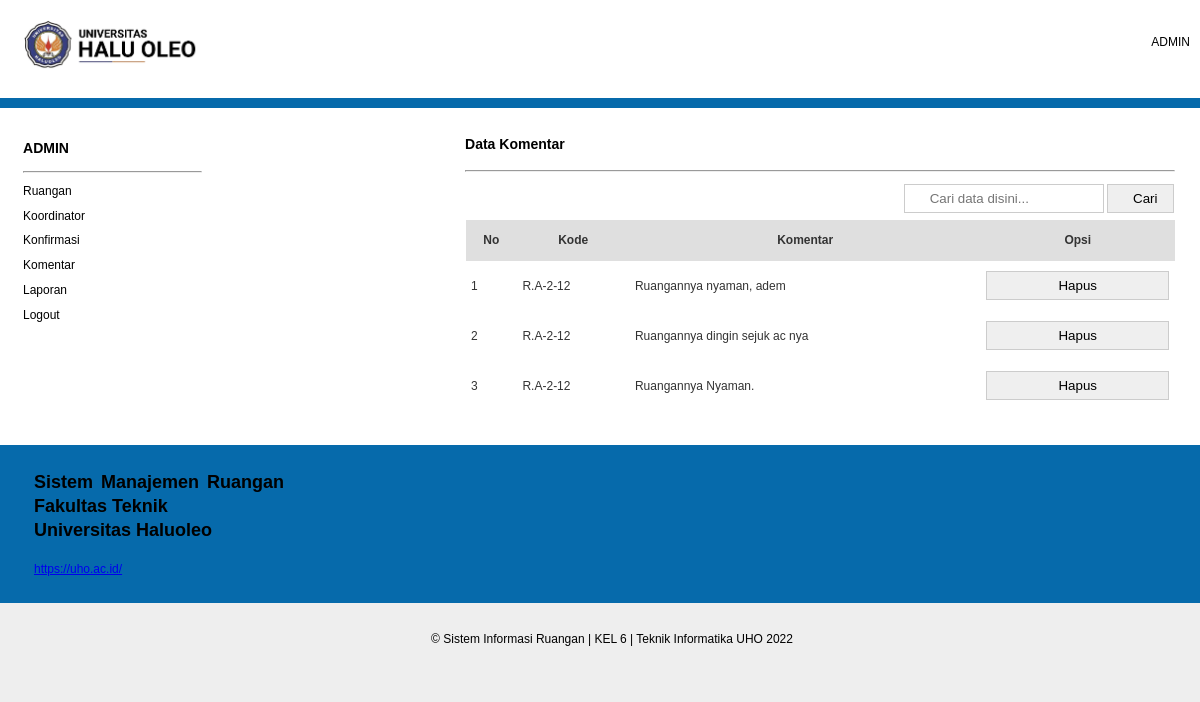
Screenshot of /admin/komentar.php (signed in) with the database file from the repository.
### tables this page shows
CREATE TABLE `user` (
  `id_user` int(30) NOT NULL,
  `email` varchar(100) NOT NULL,
  `password` varchar(100) NOT NULL,
  `nama` varchar(50) NOT NULL,
  `jenis_kelamin` varchar(15) NOT NULL,
  `tempat_lahir` varchar(30) NOT NULL,
  `tanggal_lahir` date NOT NULL,
  `foto` varchar(100) NOT NULL
);

CREATE TABLE `komentar` (
  `id_komentar` int(10) NOT NULL,
  `id_koordinator` varchar(10) NOT NULL,
  `id_ruangan` varchar(10) NOT NULL,
  `komentar` varchar(500) NOT NULL,
  `tanggal` date NOT NULL
);

CREATE TABLE `ruangan` (
  `id_ruangan` int(10) NOT NULL,
  `kode_ruangan` varchar(30) NOT NULL,
  `lantai` varchar(5) NOT NULL,
  `gedung` varchar(50) NOT NULL,
  `fasilitas` text NOT NULL,
  `kondisi` varchar(10) NOT NULL,
  `email` varchar(50) NOT NULL
);

### admin/komentar.php (the view, shortened to what this page needs)
<?php
  include('../include/koneksi.php');
?>
<!DOCTYPE html>
<html>
	<head>
		<link rel="stylesheet" type="text/css" href="../css/style.css">
	</head>
	<body>
		<?php
        	$email = $_SESSION['email'];
        	$sql = mysqli_query($koneksi, "SELECT * FROM user WHERE email='$email'");
        	if(mysqli_num_rows($sql) == 0){
          		header("Location:../index admin.php");
        	}else{
         	 $row = mysqli_fetch_assoc($sql);
        	}
      	?>
		<div class="halaman">
			<header class="header">
				<div class="isi-header">
					<div class="logo">
						<img src="laporan/logo2.png" alt="Logo" style="height:50px;">
					</div>
					<div class="menu-atas">
						<ul>
						<li><a href="#"><?php echo (strtoupper($row['nama'])); ?></a></li>
						</ul>
					</div>
				</div>
			</header>
			<div class="judul">
				<div class="isi-judul"></div>
			</div>
	<?php
      $perhalaman=5;
      $page=(isset($_GET['page']))?(int)$_GET['page']:1;
      $start=($page - 1) * $perhalaman;
  	?>
			<div class="halaman1">
				<div class="isi-halaman">
					<div class="isi">
						<div class="artikel">
							<td class="td2" align="left"><h3>Data Komentar</h3></td>
							<hr>
							<table class="tabel">
								<tr>
									<td class="td2" align="right">
										<form method="get" action="">
											<input type="text" class="kotak" name="cari" style="width: 200px;" placeholder="Cari data disini...">
											<button type="submit" class="kotak" style="width: 67px;">Cari</button>
										</form>
									</td>
							</table>
							<table class="tabel">
								<tr class="tr1">
									<th class="th1">No</th>
									<th class="th1">Kode</th>
									<th class="th1">Komentar</th>
									<th class="th1">Opsi</th>
								</tr>
								<?php
								if(isset($_GET['cari'])){
        								$cari=$_GET['cari'];
        								$sql=$koneksi->query("select * from komentar where kode_ruangan like '%".$cari."%' ORDER BY kode_ruangan") or die($koneksi->error.__LINE__);;
          							if($sql->num_rows == 0){
            							echo '';
          							}else{
            							$sql=$koneksi->query("select * from komentar where kode_ruangan like '%".$cari."%' ORDER BY kode_ruangan");
          							}
  								}else{
      								$sql=$koneksi->query("select * from komentar natural join ruangan LIMIT $start,$perhalaman");
      							}
      							if($sql->num_rows == 0){
        							echo '<tr class="tr1">
            								<td class="td1" colspan="8"><center>Tidak ada data saat ini...</center></td>
	           							  </tr>';
								}else{
									$no=1;
									while($erow = $sql->fetch_assoc()) {
											extract($erow)
          									?>
          									<?php
											echo '<tr class="tr1">
													<td class="td1">'.$no.'</td>
													<td class="td1">'.$erow['kode_ruangan'].'</td>
													<td class="td1">'.$erow['komentar'].'</td>
													<td class="td1">
													<button class="kotak">
														<a href="komentar.php?aksi=delete&id_komentar='.$erow['id_komentar'].'" onclick="return confirm(\'Anda yakin akan menghapus komentar data '.$erow['id_ruangan'].'?\')" class="a">Hapus</a>
													</button>
													</td>
												  </tr>';
										$no++;
										}
									}
								?>
							</table>
						</div>
					</div>
					<nav class="menu">
						<div class="menu1">
							<h3><?php echo (strtoupper($row['nama'])); ?></h3>
							<hr>
							<ul>
							<li><a href="ruangan data.php">Ruangan</a></li>
							<li><a href="koordinator data.php">Koordinator</a></li>
							<?php
							$cek = $koneksi->query("select*from koordinator where status='non-aktif'");
							if($cek->num_rows == 0){
								echo '<li><a href="#">Konfirmasi</a></li>';
							}else{
								echo '<li><a href="akun.php"><font color="red">Konfirmasi</font></a></li>';
							}
							?>
							<li><a href="komentar.php">Komentar</a></li>
							<li><a href="laporan2.php" target="_blank">Laporan</a></li>
							<li><a href="../logout.php">Logout</a></li>
							</ul>
						</div>
					</nav>
				</div>
			</div>
			<div class="footer1">
				<div class="isi-footer1">
					<?php include("include/footer.php"); ?>
				</div>
			</div>
			<footer class="footer">
				<div class="isi-footer">
					<p>&copy; Sistem <a href="#">Informasi Ruangan</a> &#124; <a href="#">KEL 6</a> &#124; <a href="#">Teknik Informatika UHO 2022</a></p>
				</div>
			</footer>
		</div>
	</body>
</html>

### css/style.css (style rules this page uses)
html, body { margin: 0; padding: 0; width: 100%; height: 100%; color: #000; font: normal 12px/2.0em Sans-Serif; }
h1, h2, h3, h4, h5, h6 { color: #000; }
.halaman { display: flex; flex-direction: column; min-height: 100vh; background: #eee; }
.header, .footer, .menu-atas, .halaman1, .halaman1 .isi, .halaman1 .menu { margin: 0; padding: 0; }
.a { text-decoration: none; color: #000; }
.logo { padding: 10px; width: auto; float: left; }
.header { background: #eee; }
.isi-header { margin: 0 auto; padding: 10px; width: 100%; max-width: 1200px; background: #fff; }
.judul { background: #eee; padding: 0; }
.isi-judul { margin: auto; padding: 5px; width: 100%; max-width: 1200px; background: #066aab; }
.menu-atas { margin: 0 auto; padding: 0; height: 37px; float: right; }
.menu-atas ul { list-style: none; padding: 0; height: 37px; float: left; }
.menu-atas ul li { margin: 0; padding: 0 0 0 8px; float: left; }
.menu-atas ul li a { display: block; margin: 0; padding: 8px 20px; color: #000; text-decoration: none; }
.isi-halaman { margin: 0 auto; padding: 10px; width: 100%; max-width: 1200px; background: #fff; }
.artikel { width: 100%; max-width: 710px; }
.halaman1 .isi { margin: 0; padding: 0; float: right; width: 100%; max-width: 760px; }
.halaman1 .isi .artikel { margin: 0 0 24px; padding: 0 20px 0 15px; }
.halaman1 .menu { padding: 0; float: left; width: 100%; max-width: 200px; }
.halaman1 .menu .menu1 { margin: 0 0 12px; padding: 8px 8px 8px 13px; line-height: 1.4em; }
.halaman1 .menu .menu1 ul { margin: 0; padding: 0; list-style: none; color: #959595; }
.halaman1 .menu .menu1 ul li { margin: 0; }
.halaman1 .menu .menu1 ul li { padding: 4px 0; width: 185px; }
.halaman1 .menu .menu1 ul li a { color: #000; text-decoration: none; margin-left: -16px; padding: 4px 8px 4px 16px; }
.tabel { color: #333; font-family: Helvetica, Arial, sans-serif; width: 100%; border-collapse: collapse; border-spacing: 0; }
.td1, .th1 { border: 1px solid transparent; height: 30px; padding: 5px; }
.th1 { background: #DFDFDF; font-weight: bold; }
.td2 { background: white; }
.kotak { width: 100%; padding: 6px 25px; margin: 5px 0; display: inline-block; border: 1px solid #ccc; box-sizing: border-box; }
.footer1 { background: #eee; color: #000; }
.isi-footer1 { margin: 0 auto; width: 100%; max-width: 1200px; padding: 10px; background: #066aab; border-bottom-right-radius: 0; border-bottom-left-radius: 0; }
.footer { background: #eee; }
.isi-footer { margin: auto; text-align: center; padding: 12px; width: 100%; max-width: 1200px; }
.footer a { color: #000; text-decoration: none; }

### rows the page displays
user: nama "ADMIN"
komentar: id_ruangan.kode_ruangan "R.A-2-12", komentar "Ruangannya nyaman, adem"
komentar: id_ruangan.kode_ruangan "R.A-2-12", komentar "Ruangannya dingin sejuk ac nya"
komentar: id_ruangan.kode_ruangan "R.A-2-12", komentar "Ruangannya Nyaman."
